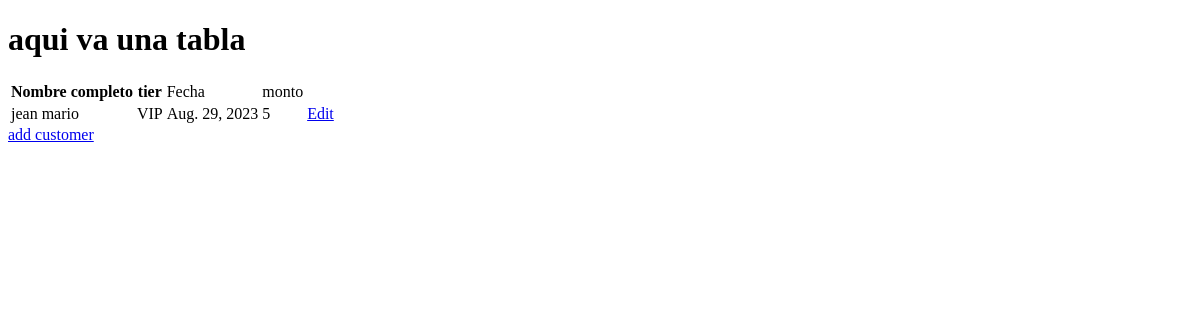
/table/, run on an earlier commit of the app's database.
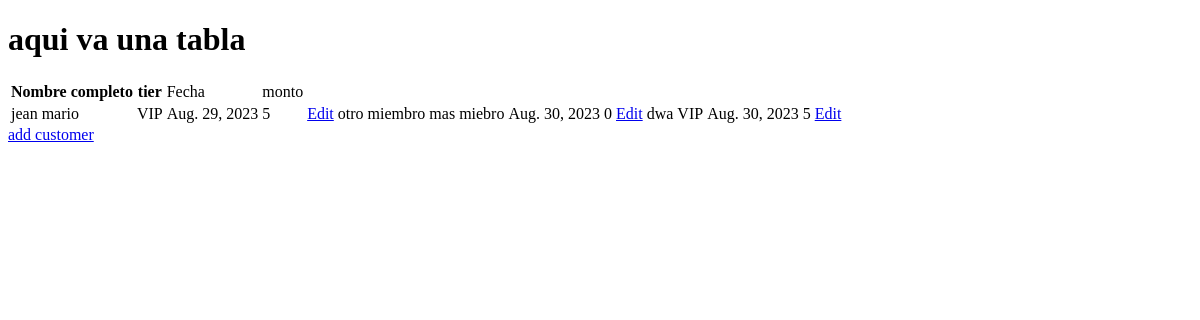
And on a later commit of the database.
### gymLogistic/models.py (models this page shows)
class Miembros(models.Model):
    nombreCompleto = models.CharField(max_length=200)
    Tierlist = models.CharField(
        max_length= 20,
        choices= tier_list,
        default="",
    )
    Fecha = models.DateField(auto_now_add=True)
    monto = models.IntegerField()

### gymLogistic/views.py (the view)
# urls.py: path('table/', views.view_table, name='table'),
def view_table(request):
    busqueda = request.GET.get('busqueda','')
    if busqueda:
        dataTable = Miembros.objects.filter(nombreCompleto__contains=busqueda)
    else:
        dataTable = Miembros.objects.all()
    return render(request, 'table.html' , {'dataTable':dataTable})

### gymLogistic/templates/table.html (shortened to what this page needs)
<!DOCTYPE html>
<html lang="en">
<head>
    {% load static %}
    <link rel="stylesheet" href="{% static 'styles/css.css' %}">
</head>
<body>
    {% block content %}
    <h1>aqui va una tabla</h1>
    <table>
        <tbody>
            <tr>
                <th>Nombre completo</th>
                <th>tier</th>
                <td>Fecha</td>
                <td>monto</td>
            </tr>
        </tbody>
        <tbody>
            <tr>
                {% for data in dataTable%}
                <td>{{data.nombreCompleto}}</td>
                <td>{{data.Tierlist}}</td>
                <td>{{data.Fecha}}</td>
                <td>{{data.monto}}</td>
                <td>
                    <a href="{% url 'edit-miembro' data.id %}">Edit</a>
                </td>
                {% endfor%}
            </tr>
        </tbody>
    </table>
    {% endblock content %}
    <a href="../add-miembro">add customer</a>
</body>
</html>

What changed in the data, as far as the page shows it:
added Miembros: nombreCompleto "otro miembro mas", Tierlist "miebro", Fecha "Aug. 30, 2023", monto "0"
added Miembros: nombreCompleto "dwa", Tierlist "VIP", Fecha "Aug. 30, 2023", monto "5"
